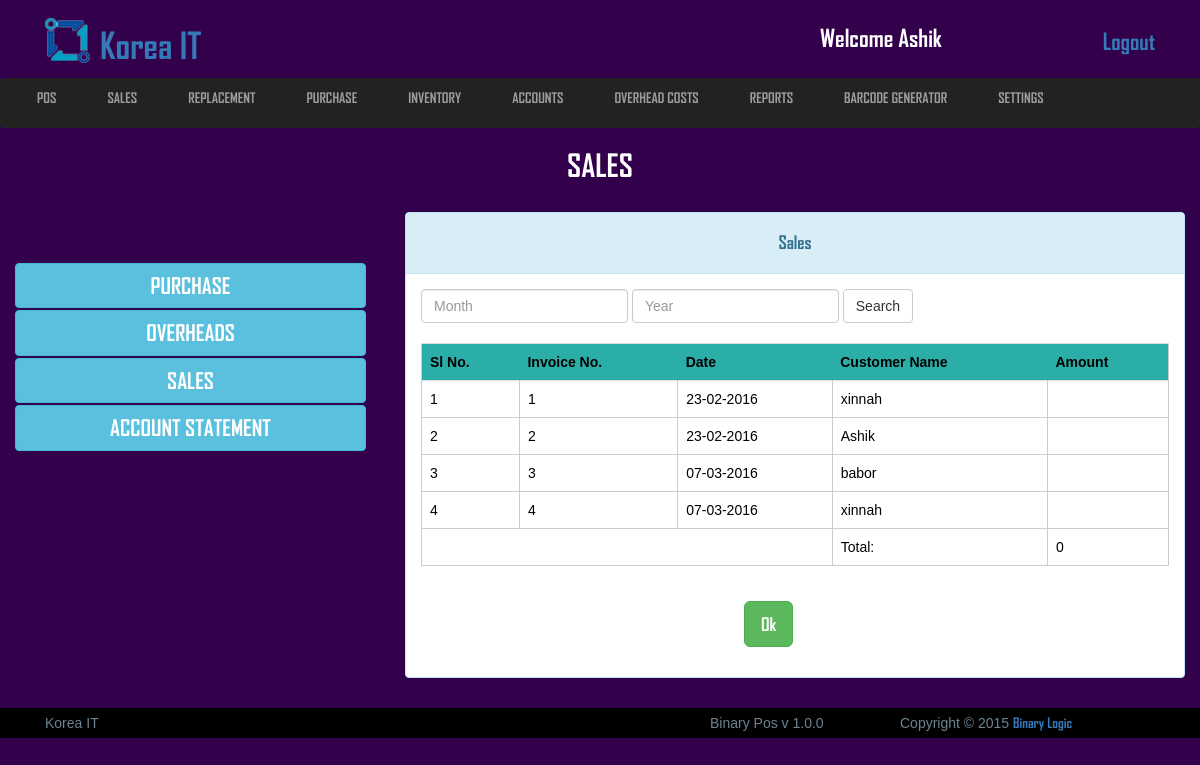
The app's page /view/sales_cost.php (signed in) with its own data.
### tables this page shows
CREATE TABLE `logo_section` (
  `id` int(11) NOT NULL,
  `image` varchar(255) NOT NULL,
  `name` varchar(100) NOT NULL
);

CREATE TABLE `sales_order` (
  `id` int(255) NOT NULL,
  `so_date` date NOT NULL,
  `customer_id` int(255) NOT NULL,
  `sales_order_no` varchar(20) NOT NULL,
  `quotation_no` varchar(100) NOT NULL,
  `invoice_no` varchar(100) NOT NULL,
  `notes` varchar(255) NOT NULL,
  `barcode` varchar(255) NOT NULL,
  `product_description` text NOT NULL,
  `uom` varchar(255) NOT NULL,
  `cost_per_unit` varchar(255) NOT NULL,
  `price` varchar(255) NOT NULL,
  `quantity` varchar(255) NOT NULL,
  `amount` varchar(255) NOT NULL,
  `vat` varchar(255) NOT NULL,
  `delivery_charge` varchar(255) NOT NULL,
  `total` varchar(50) NOT NULL,
  `paid` varchar(50) NOT NULL,
  `due` varchar(50) NOT NULL
);

CREATE TABLE `customer` (
  `customer_id` int(255) NOT NULL,
  `customer_name` varchar(30) NOT NULL,
  `customer_phone` varchar(15) NOT NULL,
  `customer_address` varchar(200) NOT NULL,
  `contact_person` varchar(100) NOT NULL,
  `contact_person_no` varchar(50) NOT NULL,
  `customer_balance` varchar(100) NOT NULL,
  `customer_payment_due` varchar(1000) NOT NULL
);

### src/Account/Account.php (called while the page is built, shortened)
<?php
class Account extends Model{
  public function all_sales_order_cost($data = false){
    $this->table = "sales_order";
    $clause = "1=1 ";
    $query = "SELECT * FROM {$this->table} WHERE ".$clause;
    $result = mysqli_query($this->connection,$query);
    $selectAll = array();
    if($result){
        while ($row = mysqli_fetch_object($result)) {
            $selectAll[] = $row;
        }
    }
    return $selectAll;
  }
}

### src/Model/Model.php (called while the page is built, shortened)
<?php
abstract class Model{
    public function __construct(){
        $this->connection = mysqli_connect("localhost","root","","pos");
    }
}

### src/Customer/Customer.php (called while the page is built, shortened)
<?php
class Customer extends Model{
	public function show_customer($id = null){
			$this->table = "customer";
			$query = "SELECT * FROM {$this->table} WHERE `customer_id` = '{$id}'";
			$result = mysqli_query($this->connection,$query);
			$customer_no_fetch = mysqli_fetch_object($result);
			return $customer_no_fetch;
	}
}

### view/sales_cost.php (the view, shortened to what this page needs)
<?php
	$customers = new Customer();
  	$account = new Account();
  	if(strtolower($_SERVER["REQUEST_METHOD"]) == "post"){
  		$sales_orders = $account->all_sales_order_cost($_REQUEST);
  	}else{
  		$sales_orders = $account->all_sales_order_cost();
  	}
 ?>
	<?php include('includes/all_link_body.php'); ?>
<header class="header_section">
	<div class="container">
		<div class="row">
			<div class="col-md-12">
				<?php include('includes/header_top.php'); ?>
			</div>
		</div>
	</div>
	<?php include('includes/main_nav.php'); ?>
	<div class="conainer">
		<div class="row">
			<div class="col-md-12">
				<div class="sales_point">
					<h2>Sales</h2>
				</div>
			</div>
		</div>
	</div>
</header>
<section class="view_container_content" style="min-height:430px;">
	<div class="container">
		<div class="row">
			<div class="col-md-4 no_padding">
				<div class="accounts_manager_left">
					<ul>
						<li> <button class="btn btn-info" style="width:90%;margin: 1px 0;"><a href="purchase_cost.php">Purchase</a> </button></li>
						<li><button class="btn btn-info" style="width:90%;margin: 1px 0;"><a href="overheads.php">Overheads</a> </button></li>
						<li><button class="btn btn-info" style="width:90%;margin: 1px 0;"><a href="sales_cost.php">Sales</a> </button></li>
						<li><button class="btn btn-info" style="width:90%;margin: 1px 0;"><a href="account_statement.php"> Account Statement</a> </button></li>
					</ul>
				</div>
			</div>
			<div class="col-md-8 no_padding">
				<div class="panel panel-info no_margin">
					  <div class="panel-heading"><h4 style="text-align:center;">Sales</h4></div>
					  	<div class="panel-body">
					  		<form class="form-inline" role="form" action="sales_cost.php" method="post">
							  <div class="form-group">
							    <input type="text" class="form-control" name="month" id="month" placeholder="Month" value="<?php if(isset($_REQUEST["month"])){echo $_REQUEST["month"];}  ?>">
							  </div>
							  <div class="form-group">
							    <input type="text" class="form-control" name="year" id="year" placeholder="Year" value="<?php if(isset($_REQUEST["year"])){echo $_REQUEST["year"];}  ?>">
							  </div>
							  <button type="submit" class="btn btn-default">Search</button>
							</form>
							<br>
							<div class="table-responsive">
							  <table class="table">
							    <tr style="background: #2BAEA8;">
							    	<th>Sl No.</th>
							    	<th>Invoice No.</th>
							    	<th>Date</th>
							    	<th>Customer Name</th>
							    	<th>Amount</th>
							    </tr>
							    <?php
							    	$sl = 1;
							    	$total = 0;
							    	foreach ($sales_orders as $sales_order) {
							    ?>
								    <tr>
								    	<td><?php echo $sl++; ?></td>
								    	<td><?php echo $sales_order->sales_order_no; ?></td>
								    	<td><?php echo date("d-m-Y",strtotime($sales_order->so_date)); ?></td>
								    	<td><?php $customer = $customers->show_customer($sales_order->customer_id); ?>
								    	<?php if(isset($customer->customer_name)){ echo $customer->customer_name;} ?>
								    	</td>
								    	<td><?php echo $sales_order->total; $total += $sales_order->total; ?></td>
								    </tr>
							    <?php
							    	}
							     ?>
							     <tr>
							     	<td colspan="3"></td>
							     	<td>Total:</td>
							     	<td><?php echo $total; ?></td>
							     </tr>
							  </table>
							</div>
							<a href="accounts.php"><input class="btn btn-success btn-lg" type="submit" name="add" value="Ok"style="margin: 15px auto;margin-left: 323px;"></a>
						</div>
					</div>
			</div>
		</div>
	</div>
</section>
<footer class="main_footer_section">
		<div class="container">
			<div class="row">
				<div class="col-sm-12">
					<div class="row">
						<div class="col-sm-7">
							<p>Korea IT</p>
						</div>
						<div class="col-sm-2">
							<p>Binary Pos <span>v 1.0.0</span> </p>
						</div>
						<div class="col-sm-3">
							<p>Copyright &copy; 2015 <a href="www.binary-logic.net">Binary Logic</a></p>
						</div>
					</div>
				</div>
			</div>
		</div>
	</footer>
</body>
</html>

### view/includes/header_top.php (shortened to what this page needs)
<?php include('config.php'); ?>
<div class="header_top">
	<div class="col-md-8">
		<?php
		 	$startement = $db->prepare("SELECT * FROM logo_section WHERE id=1");
		 	$startement->execute();
		 	$result = $startement->fetchAll(PDO::FETCH_ASSOC);
		 	foreach ($result as $row) {
		 		$image = $row['image'];
		 		$name = $row['name'];
		 	}
		  ?>
		<a href="#"><img src="uploads/logo/<?php echo $image; ?>" alt="logo"><h1> <?php echo $name; ?></h1></a>
	</div>
	<div class="col-md-4">
		<ul class="header_top_aside">
			<li><h3>welcome <?php if(isset($_SESSION["username"])){echo $_SESSION["username"];} ?></h3></li>
			<li style="float:right"><a href="index.php">Logout</a></li>
		</ul>
	</div>
</div>

### view/css/style.css (style rules this page uses)
* { margin: 0; padding: 0; }
body { background: #33004B;color: #fff;font-family: 'arial'; }
h1,h2,h3,h4,a { font-family: 'AGENCYB'; }
.no_margin { margin: 0; }
.no_padding { padding: 0; }
.panel-body { color: #000; }
.row { width: 100%; margin: 0 }
.container { padding: 0; }
.header_section .header_top { width: 100%;overflow: hidden; }
.header_section .header_top a { text-decoration: none; }
.header_section .header_top a img { margin-top: -30px; margin-right: 10px; }
.header_section .header_top a h1 { display: inline-block;margin-top: 20px; }
.header_section .header_top .header_top_aside { width: 100%;overflow: hidden; margin: 20px 0; }
.header_section .header_top .header_top_aside li { list-style: none;float: left;margin-left: 15px; }
.header_section .header_top .header_top_aside li h3 { margin: 0; }
.header_section .header_top .header_top_aside li a { text-decoration: none;font-size: 23px; }
.sales_point { width: 100%;overflow: hidden;margin-bottom: 20px; }
.sales_point h2 { text-align: center;text-transform: uppercase;font-size: 31px; }
.view_container_content { width: 100%;overflow: hidden;margin-bottom: 30px;margin-top: 20px;min-height: 465px; }
.main_footer_section { background: #000;width: 100%;padding: 5px 0; }
.main_footer_section p { color: #6C8392; }
header { height: 20vh; }
.header_section { padding-top: 5px; }
.table { border:1px solid #ccc; }
td { border: 1px solid #ccc; }
.accounts_manager_left { margin-top: 50px; }
.accounts_manager_left ul { list-style: none; }
.accounts_manager_left ul li a { text-decoration: none;font-size: 22px;text-transform: uppercase; color: #fff; }
p { margin: 0;color: #000; }
table { width: 100%;overflow: hidden; }

### view/includes/header_top.php (style rules this page uses)
h3 { text-transform: capitalize; }
h1 { text-transform: capitalize; }
img { width: 45px;height: 45px; }

### records on screen
logo_section: image (picture), name "Korea IT"
sales_order: sales_order_no "1", so_date "23-02-2016", customer.customer_name "xinnah"
sales_order: sales_order_no "2", so_date "23-02-2016", customer.customer_name "Ashik"
sales_order: sales_order_no "3", so_date "07-03-2016", customer.customer_name "babor"
sales_order: sales_order_no "4", so_date "07-03-2016", customer.customer_name "xinnah"

### other values on screen
$_SESSION["username"] "Ashik"
$total "0"
